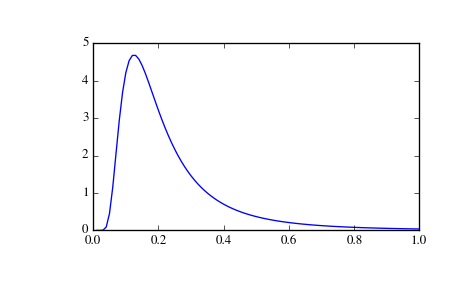

Write Python code to recreate this figure.
import matplotlib.pyplot as plt
from scipy.stats import invwishart, invgamma
x = np.linspace(0.01, 1, 100)
iw = invwishart.pdf(x, df=6, scale=1)
iw[:3]
# array([  1.20546865e-15,   5.42497807e-06,   4.45813929e-03])
ig = invgamma.pdf(x, 6/2., scale=1./2)
ig[:3]
# array([  1.20546865e-15,   5.42497807e-06,   4.45813929e-03])
plt.plot(x, iw)

# The input quantiles can be any shape of array, as long as the last
# axis labels the components.
